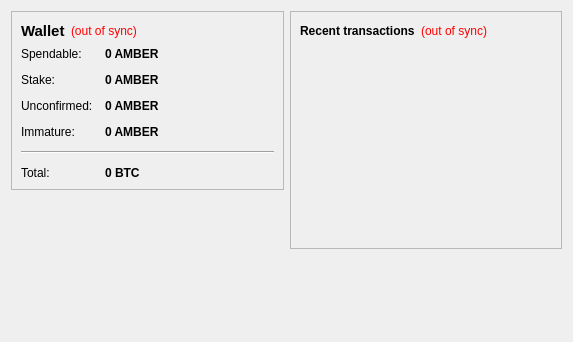
<?xml version="1.0" encoding="UTF-8"?>
<ui version="4.0">
 <class>OverviewPage</class>
 <widget class="QWidget" name="OverviewPage">
  <property name="geometry">
   <rect>
    <x>0</x>
    <y>0</y>
    <width>573</width>
    <height>342</height>
   </rect>
  </property>
  <property name="windowTitle">
   <string>Form</string>
  </property>
  <layout class="QHBoxLayout" name="horizontalLayout" stretch="1,1">
   <item>
    <layout class="QVBoxLayout" name="verticalLayout_2">
     <item>
      <widget class="QFrame" name="frame">
       <property name="frameShape">
        <enum>QFrame::StyledPanel</enum>
       </property>
       <property name="frameShadow">
        <enum>QFrame::Raised</enum>
       </property>
       <layout class="QVBoxLayout" name="verticalLayout_4">
        <item>
         <layout class="QHBoxLayout" name="horizontalLayout_4">
          <item>
           <widget class="QLabel" name="label_5">
            <property name="font">
             <font>
              <pointsize>11</pointsize>
              <weight>75</weight>
              <bold>true</bold>
             </font>
            </property>
            <property name="text">
             <string>Wallet</string>
            </property>
           </widget>
          </item>
          <item>
           <widget class="QLabel" name="labelWalletStatus">
            <property name="toolTip">
             <string>The displayed information may be out of date. Your wallet automatically synchronizes with the AmberCoin network after a connection is established, but this process has not completed yet.</string>
            </property>
            <property name="styleSheet">
             <string notr="true">QLabel { color: red; }</string>
            </property>
            <property name="text">
             <string notr="true">(out of sync)</string>
            </property>
            <property name="alignment">
             <set>Qt::AlignLeading|Qt::AlignLeft|Qt::AlignVCenter</set>
            </property>
           </widget>
          </item>
          <item>
           <spacer name="horizontalSpacer_2">
            <property name="orientation">
             <enum>Qt::Horizontal</enum>
            </property>
            <property name="sizeHint" stdset="0">
             <size>
              <width>40</width>
              <height>20</height>
             </size>
            </property>
           </spacer>
          </item>
         </layout>
        </item>
        <item>
         <layout class="QFormLayout" name="formLayout_2">
          <property name="fieldGrowthPolicy">
           <enum>QFormLayout::AllNonFixedFieldsGrow</enum>
          </property>
          <property name="horizontalSpacing">
           <number>12</number>
          </property>
          <property name="verticalSpacing">
           <number>12</number>
          </property>
          <item row="0" column="0">
           <widget class="QLabel" name="label">
            <property name="text">
             <string>Spendable:</string>
            </property>
           </widget>
          </item>
          <item row="0" column="1">
           <widget class="QLabel" name="labelBalance">
            <property name="font">
             <font>
              <weight>75</weight>
              <bold>true</bold>
             </font>
            </property>
            <property name="cursor">
             <cursorShape>IBeamCursor</cursorShape>
            </property>
            <property name="toolTip">
             <string>Your current spendable balance</string>
            </property>
            <property name="text">
             <string notr="true">0 AMBER</string>
            </property>
            <property name="textInteractionFlags">
             <set>Qt::LinksAccessibleByMouse|Qt::TextSelectableByKeyboard|Qt::TextSelectableByMouse</set>
            </property>
           </widget>
          </item>
          <item row="1" column="0">
           <widget class="QLabel" name="label_6">
            <property name="text">
             <string>Stake:</string>
            </property>
           </widget>
          </item>
          <item row="1" column="1">
           <widget class="QLabel" name="labelStake">
            <property name="font">
             <font>
              <weight>75</weight>
              <bold>true</bold>
             </font>
            </property>
            <property name="cursor">
             <cursorShape>IBeamCursor</cursorShape>
            </property>
            <property name="toolTip">
             <string>Total of coins that was staked, and do not yet count toward the current balance</string>
            </property>
            <property name="text">
             <string notr="true">0 AMBER</string>
            </property>
            <property name="textInteractionFlags">
             <set>Qt::LinksAccessibleByMouse|Qt::TextSelectableByKeyboard|Qt::TextSelectableByMouse</set>
            </property>
           </widget>
          </item>
          <item row="2" column="0">
           <widget class="QLabel" name="label_3">
            <property name="text">
             <string>Unconfirmed:</string>
            </property>
           </widget>
          </item>
          <item row="2" column="1">
           <widget class="QLabel" name="labelUnconfirmed">
            <property name="font">
             <font>
              <weight>75</weight>
              <bold>true</bold>
             </font>
            </property>
            <property name="cursor">
             <cursorShape>IBeamCursor</cursorShape>
            </property>
            <property name="toolTip">
             <string>Total of transactions that have yet to be confirmed, and do not yet count toward the current balance</string>
            </property>
            <property name="text">
             <string notr="true">0 AMBER</string>
            </property>
            <property name="textInteractionFlags">
             <set>Qt::LinksAccessibleByMouse|Qt::TextSelectableByKeyboard|Qt::TextSelectableByMouse</set>
            </property>
           </widget>
          </item>
          <item row="3" column="0">
           <widget class="QLabel" name="labelImmatureText">
            <property name="text">
             <string>Immature:</string>
            </property>
           </widget>
          </item>
          <item row="3" column="1">
           <widget class="QLabel" name="labelImmature">
            <property name="font">
             <font>
              <weight>75</weight>
              <bold>true</bold>
             </font>
            </property>
            <property name="toolTip">
             <string>Mined balance that has not yet matured</string>
            </property>
            <property name="text">
             <string notr="true">0 AMBER</string>
            </property>
            <property name="textInteractionFlags">
             <set>Qt::LinksAccessibleByMouse|Qt::TextSelectableByKeyboard|Qt::TextSelectableByMouse</set>
            </property>
           </widget>
          </item>
          <item row="4" column="0" colspan="2">
           <widget class="Line" name="line">
            <property name="orientation">
             <enum>Qt::Horizontal</enum>
            </property>
           </widget>
          </item>
          <item row="5" column="0">
           <widget class="QLabel" name="labelTotalText">
            <property name="text">
             <string>Total:</string>
            </property>
           </widget>
          </item>
          <item row="5" column="1">
           <widget class="QLabel" name="labelTotal">
            <property name="font">
             <font>
              <weight>75</weight>
              <bold>true</bold>
             </font>
            </property>
            <property name="cursor">
             <cursorShape>IBeamCursor</cursorShape>
            </property>
            <property name="toolTip">
             <string>Your current total balance</string>
            </property>
            <property name="text">
             <string notr="true">0 BTC</string>
            </property>
            <property name="textInteractionFlags">
             <set>Qt::LinksAccessibleByMouse|Qt::TextSelectableByKeyboard|Qt::TextSelectableByMouse</set>
            </property>
           </widget>
          </item>
         </layout>
        </item>
       </layout>
      </widget>
     </item>
     <item>
      <spacer name="verticalSpacer_3">
       <property name="orientation">
        <enum>Qt::Vertical</enum>
       </property>
       <property name="sizeHint" stdset="0">
        <size>
         <width>20</width>
         <height>40</height>
        </size>
       </property>
      </spacer>
     </item>
     <item>
      <widget class="QLabel" name="label_2">
       <property name="text">
        <string/>
       </property>
       <property name="pixmap">
        <pixmap resource="../bitcoin.qrc">:/images/backg</pixmap>
       </property>
       <property name="scaledContents">
        <bool>false</bool>
       </property>
       <property name="alignment">
        <set>Qt::AlignCenter</set>
       </property>
      </widget>
     </item>
     <item>
      <spacer name="verticalSpacer">
       <property name="orientation">
        <enum>Qt::Vertical</enum>
       </property>
       <property name="sizeHint" stdset="0">
        <size>
         <width>20</width>
         <height>40</height>
        </size>
       </property>
      </spacer>
     </item>
    </layout>
   </item>
   <item>
    <layout class="QVBoxLayout" name="verticalLayout_3">
     <item>
      <widget class="QFrame" name="frame_2">
       <property name="frameShape">
        <enum>QFrame::StyledPanel</enum>
       </property>
       <property name="frameShadow">
        <enum>QFrame::Raised</enum>
       </property>
       <layout class="QVBoxLayout" name="verticalLayout">
        <item>
         <layout class="QHBoxLayout" name="horizontalLayout_2">
          <item>
           <widget class="QLabel" name="label_4">
            <property name="text">
             <string>&lt;b&gt;Recent transactions&lt;/b&gt;</string>
            </property>
           </widget>
          </item>
          <item>
           <widget class="QLabel" name="labelTransactionsStatus">
            <property name="toolTip">
             <string>The displayed information may be out of date. Your wallet automatically synchronizes with the AmberCoin network after a connection is established, but this process has not completed yet.</string>
            </property>
            <property name="styleSheet">
             <string notr="true">QLabel { color: red; }</string>
            </property>
            <property name="text">
             <string notr="true">(out of sync)</string>
            </property>
            <property name="alignment">
             <set>Qt::AlignRight|Qt::AlignTrailing|Qt::AlignVCenter</set>
            </property>
           </widget>
          </item>
          <item>
           <spacer name="horizontalSpacer">
            <property name="orientation">
             <enum>Qt::Horizontal</enum>
            </property>
            <property name="sizeHint" stdset="0">
             <size>
              <width>40</width>
              <height>20</height>
             </size>
            </property>
           </spacer>
          </item>
         </layout>
        </item>
        <item>
         <widget class="QListView" name="listTransactions">
          <property name="styleSheet">
           <string notr="true">QListView { background: transparent; }</string>
          </property>
          <property name="frameShape">
           <enum>QFrame::NoFrame</enum>
          </property>
          <property name="verticalScrollBarPolicy">
           <enum>Qt::ScrollBarAlwaysOff</enum>
          </property>
          <property name="horizontalScrollBarPolicy">
           <enum>Qt::ScrollBarAlwaysOff</enum>
          </property>
          <property name="selectionMode">
           <enum>QAbstractItemView::NoSelection</enum>
          </property>
         </widget>
        </item>
       </layout>
      </widget>
     </item>
     <item>
      <spacer name="verticalSpacer_2">
       <property name="orientation">
        <enum>Qt::Vertical</enum>
       </property>
       <property name="sizeHint" stdset="0">
        <size>
         <width>20</width>
         <height>40</height>
        </size>
       </property>
      </spacer>
     </item>
    </layout>
   </item>
  </layout>
 </widget>
 <resources>
  <include location="../bitcoin.qrc"/>
 </resources>
 <connections/>
</ui>
